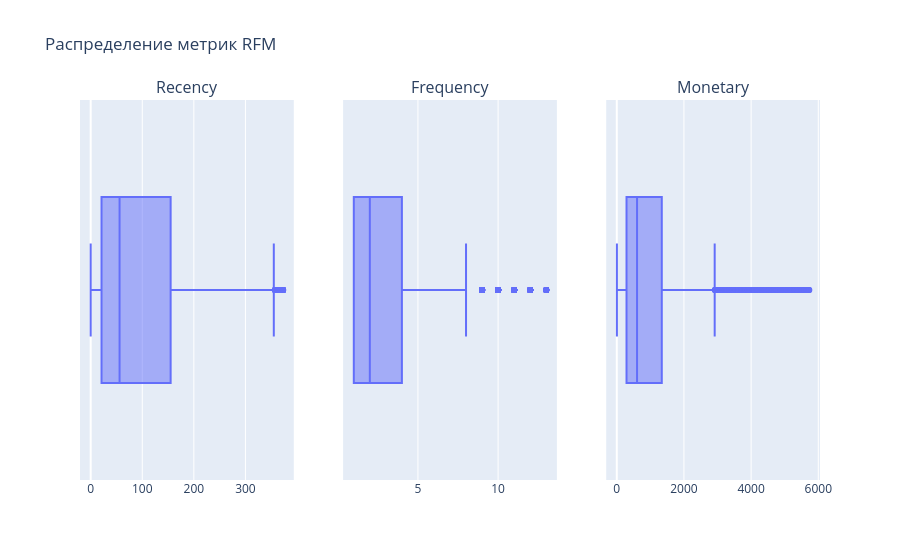

Source (notebook cell):
### Code cell
# Снова построим коробчатые диаграммы нашей RFM-таблицы

metrics = ['Recency', 'Frequency', 'Monetary']
boxes = [px.box(rfm_clean, x=column) for column in metrics]

fig = make_subplots(
    rows=1, cols=3, 
    subplot_titles=("Recency", "Frequency", "Monetary")
)

for i, box in enumerate(boxes):
    fig.add_trace(box['data'][0], row=1, col=i+1)

fig.update_layout(showlegend=False, title_text="Распределение метрик RFM")
fig.show()

### Figure 1 — Plotly figure (JSON) as saved in the notebook; plotly's stock layout.template omitted (floating-point values rounded to 4 significant figures; data arrays with more than 128 entries replaced by an {"elided": "..."} marker saying what was removed)
{"data": [{"alignmentgroup": "True", "hovertemplate": "Recency=%{x}<extra></extra>", "legendgroup": "", "marker": {"color": "#636efa"}, "name": "", "notched": false, "offsetgroup": "", "orientation": "h", "showlegend": false, "type": "box", "x": {"elided": "4044 int values"}, "x0": " ", "xaxis": "x", "y0": " ", "yaxis": "y"}, {"alignmentgroup": "True", "hovertemplate": "Frequency=%{x}<extra></extra>", "legendgroup": "", "marker": {"color": "#636efa"}, "name": "", "notched": false, "offsetgroup": "", "orientation": "h", "showlegend": false, "type": "box", "x": {"elided": "4044 int values"}, "x0": " ", "xaxis": "x2", "y0": " ", "yaxis": "y2"}, {"alignmentgroup": "True", "hovertemplate": "Monetary=%{x}<extra></extra>", "legendgroup": "", "marker": {"color": "#636efa"}, "name": "", "notched": false, "offsetgroup": "", "orientation": "h", "showlegend": false, "type": "box", "x": {"elided": "4044 float values"}, "x0": " ", "xaxis": "x3", "y0": " ", "yaxis": "y3"}], "layout": {"annotations": [{"font": {"size": 16}, "showarrow": false, "text": "Recency", "x": 0.1444, "xanchor": "center", "xref": "paper", "y": 1, "yanchor": "bottom", "yref": "paper"}, {"font": {"size": 16}, "showarrow": false, "text": "Frequency", "x": 0.5, "xanchor": "center", "xref": "paper", "y": 1, "yanchor": "bottom", "yref": "paper"}, {"font": {"size": 16}, "showarrow": false, "text": "Monetary", "x": 0.8556, "xanchor": "center", "xref": "paper", "y": 1, "yanchor": "bottom", "yref": "paper"}], "showlegend": false, "title": {"text": "Распределение метрик RFM"}, "xaxis": {"anchor": "y", "domain": [0, 0.2889]}, "xaxis2": {"anchor": "y2", "domain": [0.3556, 0.6444]}, "xaxis3": {"anchor": "y3", "domain": [0.7111, 1]}, "yaxis": {"anchor": "x", "domain": [0, 1]}, "yaxis2": {"anchor": "x2", "domain": [0, 1]}, "yaxis3": {"anchor": "x3", "domain": [0, 1]}}}
